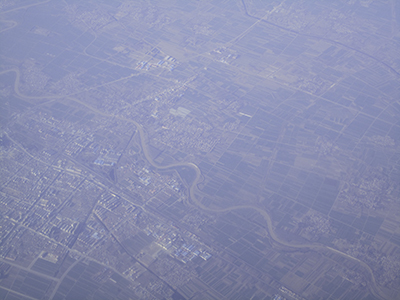
%> input picture 1.JPG, 400 x 300 px
$ octave test.m   (GNU Octave 9; MATLAB toolbox functions it lacks are replaced by stand-ins)
%> lines starting %> are read from the running program, lines starting %| are printed output that depends on the picture; in (x1, y1, x2, y2) boxes, pixels count from 0 and x2, y2 are one past the last pixel; in counts of white or black regions, pixels touching at a corner belong together; the program's own positions count from 1
### cloudRM.m
function [ output ] = cloudRM( input,d1,d2,sigma,lamda )
%====================================
%% Introduction
%{linguang;tzlinguang@gmail.com;2014_12_11}
%+++++++++++++++++++++++++++++++++++++++++++++++
%cloudRM: remove uneveness cloud from the image
%+++++++++++++++++++++++++++++++++++++++++++++++
%[ output ] = cloudRM( input,d1,d2,sigma,lamda ):
%         {input} -- input image (double)
%         {d1,d2} -- d1 increase; the gray values of cloud areas will be greater;d1 is used to remove more clouds from the image
%                    d2 increase; the dark areas will decrease;d2 is used to maintain more ground information
%         {sigma} -- Gaussian filter cutoff frequency[main factor affect the final result];(*Could be choose automatically?!*)
%         {lamda} -- set to 2 for simplity;
%---------------------
%         [output]: the final result
%---------------------
%         <offset>== user-defined constant, here as the average of Band I;
%===================================
%% Parameter default setting
switch nargin
    case 1
       d1=5/255;
       d2=5/255;
       lamda=2;
       sigma=1.7;
    case 3
       lamda=2;
       sigma=1.7;
    case 4
       lamda=2;
    otherwise
end

[Height,Width,z]=size(input);
output=zeros(Height,Width,z);%the result without uneven hist
[X,Y]=meshgrid(linspace(-Width/2,Width/2,Width),linspace(-Height/2,Height/2,Height));
%% procedure
for i=1:z%split channels
    I=input(:,:,i);
    offset=mean(I(:));%offset = user-defined constant, here as the average of Band I;
    I_fft=fftshift(fft2(I));
    H=Hcal(X,Y,sigma);%gaussian low-pass filter;sigma0 is key to get a final output without over constrast stretch
    Bcloud=abs(ifft2((I_fft.*H)));%cloud veil
    th=(max(Bcloud(:))+min(Bcloud(:)))/2;
    Bcloud(Bcloud>th)=Bcloud(Bcloud>th)+((Bcloud(Bcloud>th)-th)/(max(Bcloud(:)-th))).^lamda*d1;%suppress the areas with greater gray value
    Bcloud(Bcloud<=th)=Bcloud(Bcloud<=th)-((th-Bcloud(Bcloud<=th))/(th-min(Bcloud(:)))).^lamda*d2;%enhance the dark objects
    output(:,:,i)=I-Bcloud+offset;%removel uneven cloud
end

end

### maxminCorrect.m
function [ output ] = maxminCorrect( input,alpha )
%====================================
%% Introduction
%{linguang;tzlinguang@gmail.com;2014_12_11}
%++++++++++++++++++++++++++++++++++++
%maxminCorrect: constrast strenth;
%++++++++++++++++++++++++++++++++++++
%[ output ] = maxminCorrect( input,alpha )
%         {input} -- input image (double)
%         {alpha} -- scalar factor to choose darkest and brightest pixels
%---------------------
%         [output]: the final result
%---------------------
%         <beta>== brightness factor used to adjust the brightness of the final image;smaller make final brighter
%                  mean of each channel of input image Here;
%===================================
%%
if nargin==1
    alpha=0.005;
end

[M,N,z]=size(input);
output=zeros(M,N,z);
T=alpha*M*N;
beta=mean(input,3);%brightness factor used to adjust the brightness of the final image;smaller make final brighter
beta(beta>0.5)=0.5./beta(beta>0.5);
beta(beta<=0.5)=beta(beta<=0.5)./0.5;
for i=1:z
    I=input(:,:,i);
    [hmin,hmax]=findhistminmax(I,T,1000);%find the darkest and brightest objects
    I(I<hmin)=0;
    I(I>hmax)=1;
    I(I>hmin&I<hmax)=((I(I>hmin&I<hmax)-hmin)/(hmax-hmin)).^beta(I>hmin&I<hmax);%constrast strench
    output(:,:,i)=I;
end
end

### findhistminmax.m
function [ hmin,hmax ] = findhistminmax( image,T,binNum )
%UNTITLED Summary of this function goes here
%   Detailed explanation goes here
[n,xout]=hist(image(:),binNum);
sumHist=0;
hmin=xout(1);
hmax=xout(binNum);
for i=1:binNum
    sumHist=sumHist+n(i);
    if (sumHist>=T)
        hmin=xout(i-1);
        break;
    end
end
sumHist=0;

for i=binNum:-1:1
    sumHist=sumHist+n(i);
    if (sumHist>=T)
        hmax=xout(i+1);
        break;
    end
end

end

### Hcal.m
function output = Hcal( x,y,sigma )
%UNTITLED Summary of this function goes here
%   Detailed explanation goes here
output=exp(-sqrt(x.^2+y.^2)/(2*sigma^2));
end

### test.m
clc;clear all;close all;
%% Image input
input=im2double(imread('1.jpg'));
[Height,Width,z]=size(input);
%> Height = 300; Width = 400; z = 3
figure;imshow(input);

%% step1 Cloud Background removal
output1=cloudRM(input);
%> the loop in cloudRM, `for i=1:z` made 3 passes
%> (offset, th) on passes 1 to 3: (0.54, 0.472), (0.557, 0.484), (0.687, 0.585)
%> pass 1, in cloudRM, `I=input(:,:,i);`:
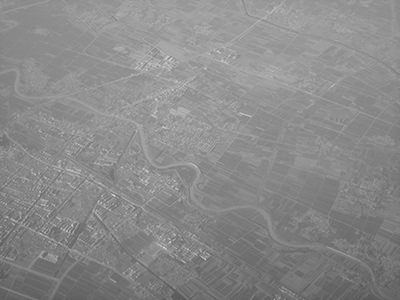
%> I: size 300x400 double; min 0.337, max 0.89, mean 0.54
%> pass 1, in cloudRM, `Bcloud=abs(ifft2((I_fft.*H)));`:
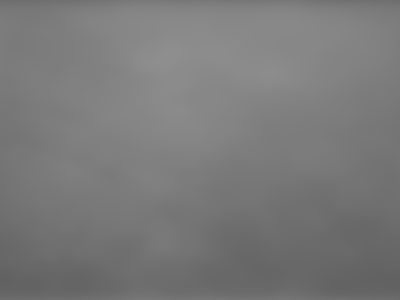
%> Bcloud: size 300x400 double; min 0.384, max 0.561, mean 0.478
%> after the loop in cloudRM, `for i=1:z`:
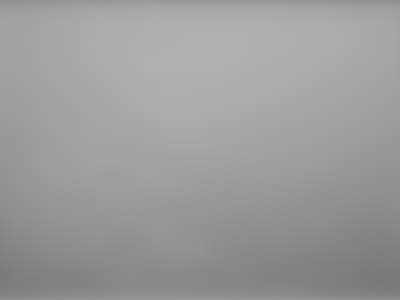
%> Bcloud: size 300x400 double; min 0.475, max 0.695, mean 0.612
%> after the loop in cloudRM, `for i=1:z`:
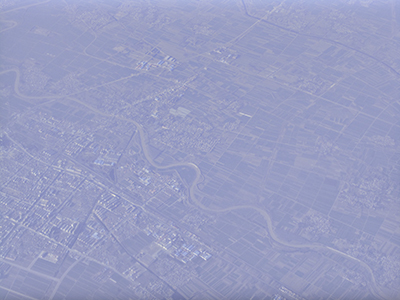
%> output: size 300x400x3 double; mean R, G, B 0.602, 0.62, 0.763

%% step2 Max-min radiation correction
output2=maxminCorrect(output1);
%> in maxminCorrect, `beta(beta>0.5)=0.5./beta(beta>0.5);`:
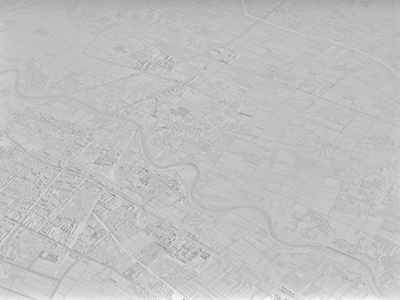
%> beta: size 300x400 double; min 0.497, max 0.999, mean 0.757
%> in maxminCorrect, `beta(beta<=0.5)=beta(beta<=0.5)./0.5;`: beta: size 300x400 double; under 0.01% of pixels changed, all inside (x1, y1, x2, y2) = (183, 299, 287, 300)
%> the loop in maxminCorrect, `for i=1:z` made 3 passes
%> (hmin, hmax) on passes 1 to 3: (0.499, 0.722), (0.518, 0.734), (0.651, 0.855)
%> after the loop in maxminCorrect, `for i=1:z`:
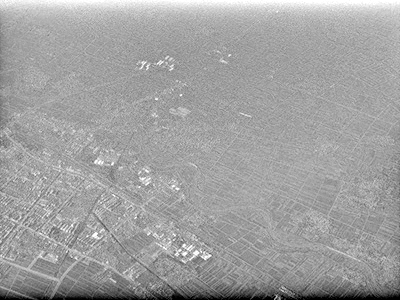
%> I: size 300x400 double; min 0, max 1, mean 0.63
%> after the loop in maxminCorrect, `for i=1:z`:
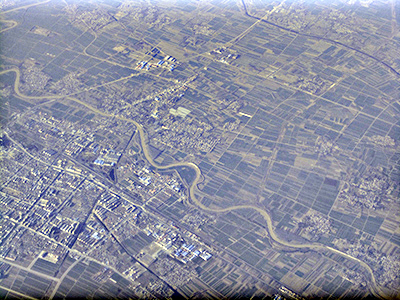
%> output: size 300x400x3 double; mean R, G, B 0.552, 0.561, 0.63
figure;imshow(output2);

$ run again, with p1.jpg copied over 1.JPG
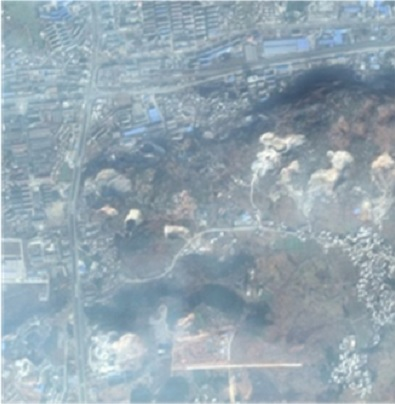
%> input picture p1.jpg, 395 x 404 px
%> the loop in cloudRM, `for i=1:z` made 3 passes
%> (offset, th) on passes 1 to 3: (0.587, 0.517), (0.656, 0.579), (0.699, 0.622)
%> in maxminCorrect, `beta(beta<=0.5)=beta(beta<=0.5)./0.5;`:
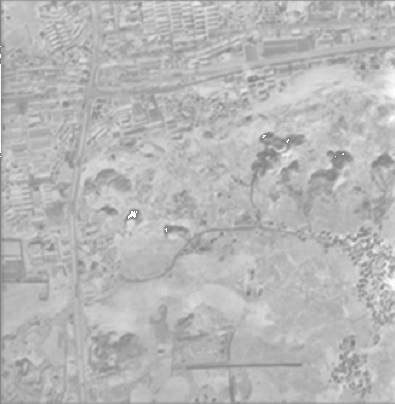
%> beta: size 404x395 double; min 0.5, max 1, mean 0.72
%> the loop in maxminCorrect, `for i=1:z` made 3 passes
%> (hmin, hmax) on passes 1 to 3: (0.501, 0.9), (0.585, 0.944), (0.638, 0.964)
%> after the loop in maxminCorrect, `for i=1:z`:
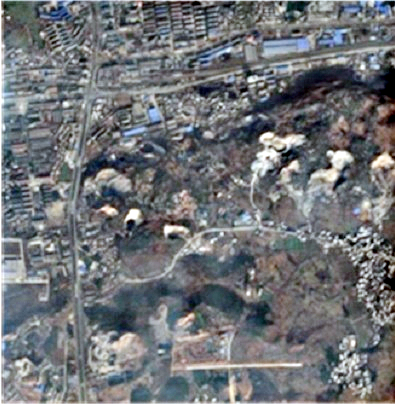
%> output: size 404x395x3 double; mean R, G, B 0.443, 0.454, 0.468
